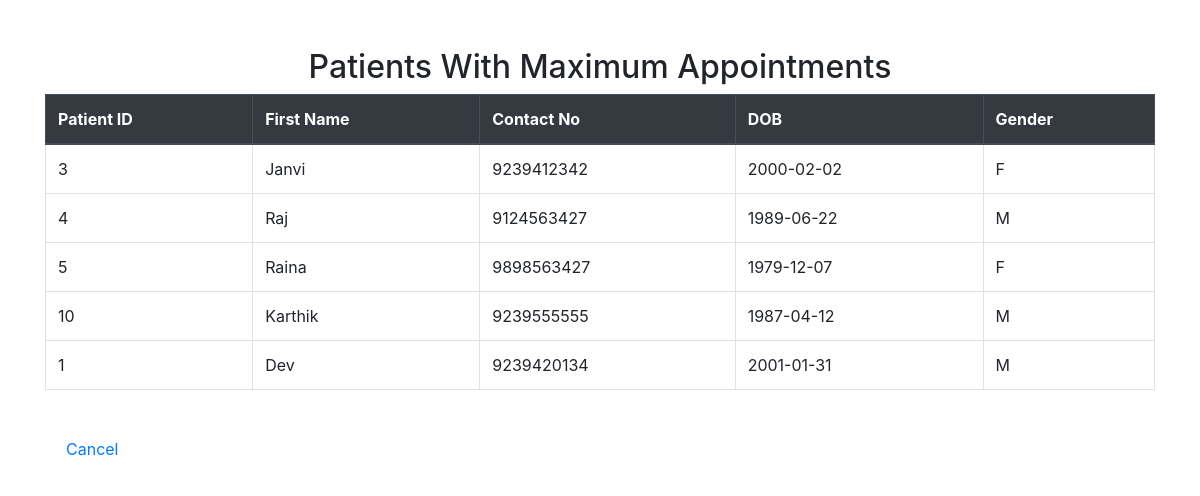
Screenshot of /ShowMaxPat_App.php with the database file from the repository.
### tables this page shows
CREATE TABLE `patient_personal_info` (
  `Pat_ID` int(11) NOT NULL,
  `Pat_fname` varchar(20) NOT NULL,
  `Pat_mname` varchar(20) DEFAULT NULL,
  `Pat_lname` varchar(20) NOT NULL,
  `Pat_gender` varchar(1) NOT NULL,
  `Pat_DOB` date NOT NULL,
  `Pat_contactno` bigint(20) NOT NULL,
  `Pat_emailID` varchar(50) DEFAULT NULL CHECK (`Pat_emailID` = lcase(`Pat_emailID`)),
  `Pat_Address` varchar(250) DEFAULT NULL,
  `Pat_MedHistory` varchar(500) DEFAULT NULL,
  `Pat_BloodGroup` varchar(10) NOT NULL
);

### ShowMaxPat_App.php (the view, shortened to what this page needs)
<!DOCTYPE html>
<html>
<head>
    <link rel="stylesheet" href="https://stackpath.bootstrapcdn.com/bootstrap/4.5.2/css/bootstrap.min.css">
</head>
<body>
    <div class="container mt-5">
        <?php
        include_once 'config.php';
        $result = mysqli_query($link, "SELECT
            Patient_personal_info.Pat_ID, Patient_personal_info.Pat_fname, Patient_personal_info.Pat_contactno, Patient_personal_info.Pat_DOB, Patient_personal_info.Pat_gender,
            COUNT(App_ID) AS `value_occurrence`
        FROM
            Appointment
        NATURAL JOIN Patient_personal_info
        GROUP BY Pat_ID
        ORDER BY
            `value_occurrence`
        DESC
        LIMIT 5 ;");
        ?>
        <h2 class="text-center">Patients With Maximum Appointments</h2>
        <div class="table-responsive">
            <?php
            if (mysqli_num_rows($result) > 0) {
            ?>
                <table class="table table-bordered table-hover">
                    <thead class="thead-dark">
                        <tr>
                            <th>Patient ID</th>
                            <th>First Name</th>
                            <th>Contact No</th>
                            <th>DOB</th>
                            <th>Gender</th>
                        </tr>
                    </thead>
                    <tbody>
                        <?php
                        while ($row = mysqli_fetch_array($result)) {
                        ?>
                            <tr>
                                <td><?php echo $row["Pat_ID"]; ?></td>
                                <td><?php echo $row["Pat_fname"]; ?></td>
                                <td><?php echo $row["Pat_contactno"]; ?></td>
                                <td><?php echo $row["Pat_DOB"]; ?></td>
                                <td><?php echo $row["Pat_gender"]; ?></td>
                            </tr>
                        <?php
                        }
                        ?>
                    </tbody>
                </table>
            <?php
            } else {
                echo "<p class='text-muted'>No patients found</p>";
            }
            ?>
        </div>
        <br>
        <a class="btn btn-link ml-2" href="index.php">Cancel</a>
    </div>
</body>
</html>

### rows the page displays
patient_personal_info: Pat_ID "3", Pat_fname "Janvi", Pat_contactno "9239412342", Pat_DOB "2000-02-02", Pat_gender "F"
patient_personal_info: Pat_ID "4", Pat_fname "Raj", Pat_contactno "9124563427", Pat_DOB "1989-06-22", Pat_gender "M"
patient_personal_info: Pat_ID "5", Pat_fname "Raina", Pat_contactno "9898563427", Pat_DOB "1979-12-07", Pat_gender "F"
patient_personal_info: Pat_ID "10", Pat_fname "Karthik", Pat_contactno "9239555555", Pat_DOB "1987-04-12", Pat_gender "M"
patient_personal_info: Pat_ID "1", Pat_fname "Dev", Pat_contactno "9239420134", Pat_DOB "2001-01-31", Pat_gender "M"
